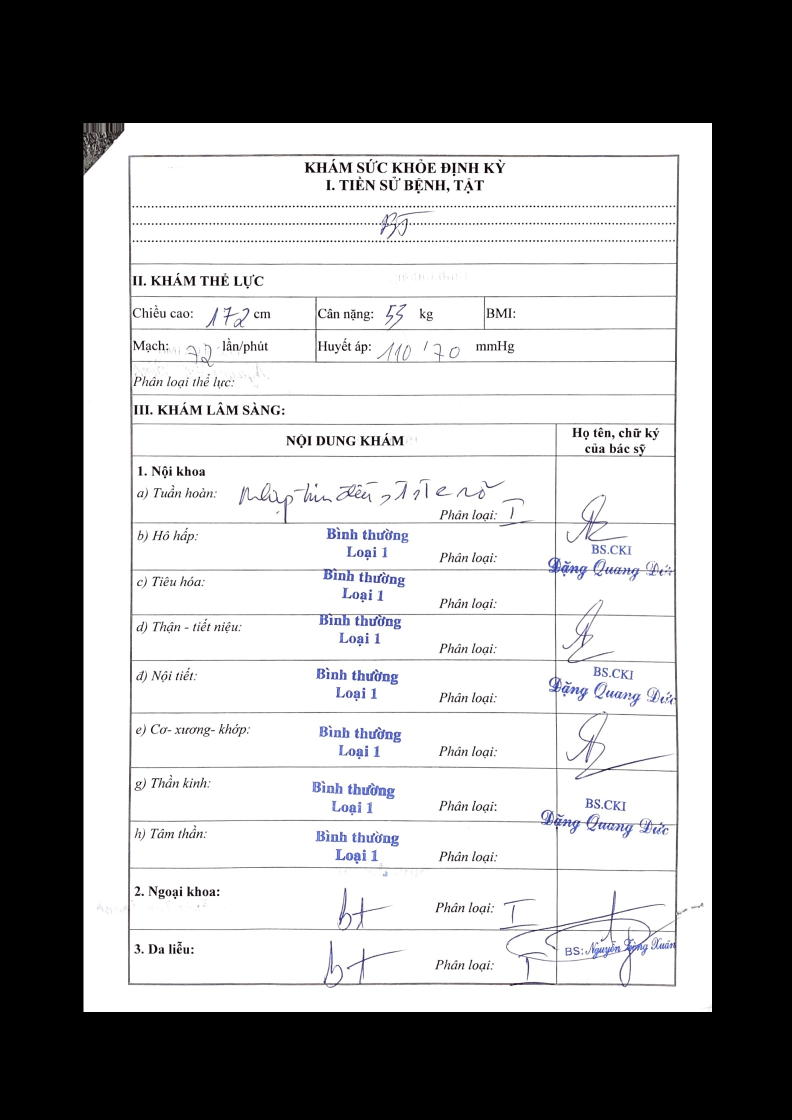
#> input picture resources/images/test/real/easy/scan1_adjusted.jpeg, 1584 x 2240 px, given in place of test.m4v, which was not available (shown at 1/2 size)
$ python video_test.py
#> lines starting #> are read from the running program, lines starting #| are printed output that depends on the picture; after the words box and inside, x2 and y2 are one past the last pixel; in counts of white or black regions, pixels touching at a corner belong together; pictures that were not available may be replaced by others from this repository, and a replacement may not be noted
### ocr/src/doc/image_process.py
import cv2
import numpy as np
from ocr.src.doc import filters

def resize_image(image,h_resized=1000):
    h,w = image.shape[:2]
    # resize to fixed a height but still preserve the scale
    w_resized = int(w*h_resized/h)
    image = cv2.resize(image, (w_resized, h_resized))
    return image , h_resized , w_resized

def adjust_ratio(image,ratio=70/99):
    '''
    adjust ratio while preserver original height
    '''
    h,w = image.shape[:2]
    adjusted_w = int(h*ratio)
    image = cv2.resize(image,(adjusted_w,h))

    return image

def do_hough_lines(img,rho = 1 , theta = np.pi/180, threshold = 135):
    lines = cv2.HoughLines(img,rho,theta,threshold)
    return lines


def convert_hough_lines(houghLines):
    '''
    Given the result of houghlines, find a straight line cut cross the image
    Args:
        houghLines: return of cv2.houghLines
    Returns:
        all_lines (list) : [(x1,y1),(x2,y2),...]
    '''
    all_lines  = []

    for line in houghLines:
        for rho,theta in line:
            # theta : angle of the line (radian)
            # y = -cos(theta)/sin(theta)*x + rho/sin(theta)
            a = np.cos(theta) #
            b = np.sin(theta)

            x0 = a*rho
            y0 = b*rho

            # ax0 + by0 = 0
            x1 = int(x0 + 2000*(-b))
            y1 = int(y0 + 2000*(a))
            x2 = int(x0 - 2000*(-b))
            y2 = int(y0 - 2000*(a))

            # append to compute line_intersection
            all_lines.append([(x1,y1),(x2,y2)])
    return all_lines

def find_lines(image):
    '''
    Find lines in image
    '''

    edges_image = preprocess_image(image)

    hough_lines = do_hough_lines(edges_image)

    all_lines = convert_hough_lines(hough_lines)

    return all_lines


def find_intersect(all_lines,h,w):
    ''' Find interect points given lines '''
    all_intersect = []
    for idx,coords1 in enumerate(all_lines):
        for coords2 in all_lines[idx+1:]:
            if coords1 != coords2:
                x,y = line_intersection(coords1,coords2)
                # the point have to be insinde the image
                if  0 < x < w and 0 < y < h:
                    all_intersect.append([x,y])

    return all_intersect

def line_intersection(line1, line2):
    """ Give start and end points of 2 lines , find its intersecet
    Args:
        line1 (list) : [[x,y],[x,y]]
        line2 (list) : [[x,y],[x,y]]
    Returns:
        x,y (int) : the coordinate of intersect point
    """

    try :
        xdiff = (line1[0][0] - line1[1][0], line2[0][0] - line2[1][0])
        ydiff = (line1[0][1] - line1[1][1], line2[0][1] - line2[1][1])

        div = det(xdiff, ydiff)

        d = (det(*line1), det(*line2))
        x = det(d, xdiff) / div
        y = det(d, ydiff) / div
        return x, y
    except:
        return 0,0

def det(a, b):
    return a[0] * b[1] - a[1] * b[0]


# [189 lines left out: functions remove_horizontal_lines, remove_vertical_lines, remove_horizontal_vertical_lines, not called in this run]

def preprocess_image(image):
    ''' Find edges '''
    # blur small details
    processed_image = cv2.GaussianBlur(image, (5, 5), 0,0)

    # Threshold to get black/white image
    ret , processed_image = cv2.threshold(processed_image,100,255,type=cv2.THRESH_OTSU)

    #filter noise
    processed_image = cv2.bilateralFilter(processed_image,11, 17, 17)


    kernel = cv2.getStructuringElement(cv2.MORPH_ELLIPSE, (1, 5))
    processed_image = cv2.morphologyEx(processed_image, cv2.MORPH_OPEN, kernel)

    # find the edges
    processed_image = cv2.Canny(processed_image, 100, 200)

    return processed_image

def find_document(image):
    ''' Given an image find the bbox of the document
    Args :
        image (np.array) : image to find
    Retunrs :
        bbox [tuple,tuple,tuple,tuple] : positions of 4 corners ul, ur , br , bl
    '''
    h,w = image.shape[:2]

    if len(image.shape) !=2:
        image = cv2.cvtColor(image,cv2.COLOR_BGR2GRAY)

    # find all the cross lines in that image
    all_lines = find_lines(image)

    # Find all the intersect point
    intersects = find_intersect(all_lines,h,w)

    # Complicated filters to get the final bbox
    bbox = filters.filter_intersect_point(intersects,h,w)
    return bbox

### ocr/scripts/detect.py
import sys
sys.path.append('../..')

import cv2
import matplotlib.pyplot as plt
from time import time
import os
import argparse

from ocr.src import helpers
from ocr.src import draw
from ocr.src.doc import enhance_image as enhance
from ocr.src.doc import image_process as ip


DETECT_SAVE_DIR= '../../resources/images/result/detect'
CROP_SAVE_DIR= '../../resources/images/result/crop'

# [13 lines left out: function setup_args, not called in this run]


def detect(image,is_draw=False):
    """ Detect the document inside image
    Args :
        image (np.array/str) : the image capture a document
    Returns:
        image : original image with draw if is_draw=True
        cropped_image : document image
    """

    # if input path ,load it
    if isinstance(image,str):
        image = cv2.imread(image)

    image_resized , h_resized, w_resized = ip.resize_image(image,1000)
    bbox = ip.find_document(image_resized)

    if bbox is not None:
        # have to draw before crop, if not the bbox will be deviated
        cropped_img = enhance.crop_and_enhance(image,bbox)
        if is_draw:
            image = draw.draw_page(image_resized,bbox)
    else:
        print('Document not found')
        cropped_img = image

    return image,cropped_img

# [59 lines left out: functions post_process_result, main, not called in this run]


# [2 lines that do not run on import are left out]

### ocr/src/doc/filters.py
import numpy as np
import itertools
import cv2

def corners_spot(all_points,h,w):
    '''
    divide image into a 4x4 grid.
    filter the points at the corners only. denoted corners as 1,2,3,4
    '''
    corners = {
        1:[],# upper left
        2:[],# upper right
        3:[],# bottom right
        4:[],# bottom left
    }

    # rate for corners [left,right]
    rate = [1/3,2/3]

    for point in all_points:
        # left
        if point[0] < w*rate[0] :

            # upper left
            if point[1] < h*rate[0]:
                if point not in corners[1]:
                    corners[1].append(point)

            # bottom left
            elif point[1] > h*rate[1]:

                if point not in corners[4]:
                    corners[4].append(point)

        #right
        elif point[0] > w*rate[1]:

            # upper right
            if point[1] < h*rate[0]:
                if point not in corners[2]:
                    corners[2].append(point)

            # bottom right
            elif point[1] > h*rate[1]:
                if point not in corners[3]:
                    corners[3].append(point)

    return corners

def compute_area(corners):
    '''
    corners ((x,y) , (x,y))
    '''
    corners = np.asarray(corners)
    corners = corners.astype(int)
    return cv2.contourArea(corners)

def average_points(all_points):
    '''
    Compute an anverage point

    all_points [(x,y),(x,y)...]
    '''

    # convert to array to be able to slice matrix
    all_points = np.asarray(all_points)
    return (np.mean(all_points[:,0]),np.mean(all_points[:,1])) # x,y

def filter_near_points(corners,distance_threshold=20):
    ''' Spot then averange any near points to 1 point'''
    ''' For those who's trying to read this, wish you luck :) '''

    corners_filtered = {
        1:[],# upper left
        2:[],# upper right
        3:[],# bottom right
        4:[],# bottom left
    }

    for key,corner in corners.items():
        # store image has been take to compute average
        processed_idx = []
        for idx1,point1 in enumerate(corner):
            near_corners =[]

            if idx1 not in processed_idx :
                near_corners.append(point1)
                processed_idx.append(idx1)

            for idx2,point2 in enumerate(corner):
                # avoid duplicate
                if idx2 <= idx1:
                    continue

                dist = np.linalg.norm(np.asarray(point1)-np.asarray(point2))

                if dist < distance_threshold and idx2 not in processed_idx:
                    near_corners.append(point2)
                    processed_idx.append(idx2)

            if len(near_corners) >0 :
                corners_filtered[key].append(average_points(near_corners))

    # Congrats, but if you think you understood, You don't :)
    return corners_filtered


def find_highest_area(corners):
    # TODO OPTIMIZE: This is too naive, Sometimes it will be a counter-attack
    ''' Given a set of corners, find the box has largest area '''

    try:
        # shuffle points of all the corners
        shuffled_corners = list(itertools.product(corners[1],corners[2],corners[3],corners[4]))
        max_area = 0
        for box in shuffled_corners:
            area = compute_area(box)
            if area > max_area:
                max_area = area
                chose_box = box

        # convert all float point to int
        chose_box = [tuple(map(int,corner)) for corner in chose_box]
        return chose_box

    except :
        # if not enough corners
        return None

def filter_intersect_point(all_points,h,w):
    '''
    function to reduce the number of intersect point
    Args:
        all_points: all the intersect poitns [[x,y]...]
        h : height of the original image
        w : width of the original image
    Returns :
        cornres[tuple,tuple,tuple,tuple] : positions of 4 corners ul, ur , br , bl
    '''

    corners = corners_spot(all_points,h,w) # input a list,output a dict
    corners = filter_near_points(corners) # output a dict
    corners = find_highest_area(corners) # output a list

    return corners

### ocr/src/doc/enhance_image.py
import numpy as np
import cv2
from ocr.src.doc.image_process import adjust_ratio

def _compute_size_persp_transform(sPoints):
    # Euclidean distance - calculate maximum height and width
    width = max(np.linalg.norm(sPoints[0] - sPoints[1]),
                 np.linalg.norm(sPoints[2] - sPoints[3]))
    height = max(np.linalg.norm(sPoints[1] - sPoints[2]),
                 np.linalg.norm(sPoints[3] - sPoints[0]))
    return width,height

def _compute_target_point(width,height):
    tPoints = np.array([[0, 0],
                        [width, 0],
                        [width, height],
                        [0, height],
                        ], np.float32)

    return tPoints

def _do_transform(img,sPoints,tPoints,width,height):
    M = cv2.getPerspectiveTransform(sPoints, tPoints)
    return cv2.warpPerspective(img, M, (int(width), int(height)))

def _convert_and_resize_sPoints(img,sPoints):
    sPoints = np.asarray(sPoints)

    #rescale to the original image ratio
    sPoints = sPoints.dot(img.shape[0]/1000) # ratio h/1000

    # getPerspectiveTransform() needs float32
    if sPoints.dtype != np.float32:
        sPoints = sPoints.astype(np.float32)
    return sPoints

def persp_image_transform(img, sPoints):
    """ Transform perspective from start points to target points """

    # resize to fit original image size
    sPoints = _convert_and_resize_sPoints(img,sPoints)

    width , height = _compute_size_persp_transform(sPoints)
    # Create target points
    tPoints = _compute_target_point(width,height)

    transformed_img = _do_transform(img,sPoints,tPoints,width,height)

    return transformed_img

def remove_noise(img,a,g):
    processed_image = cv2.addWeighted(img,a,np.zeros(img.shape,img.dtype),0,g)
    return processed_image

def whiten_background(img):
    # copy from : https://stackoverflow.com/questions/46522056/how-to-whiten-background-and-blaken-grid-in-a-same-image
    kernel = cv2.getStructuringElement(cv2.MORPH_ELLIPSE, (5,5))
    dilated = cv2.morphologyEx(img, cv2.MORPH_DILATE, kernel)
    processed_image = 255 - cv2.subtract(dilated, img)

    # do medianBlur
    median = cv2.medianBlur(dilated, 5)
    processed_image = 255 - cv2.subtract(median, img)

    ## do normalize
    processed_image = cv2.normalize(processed_image,None, 0, 255, cv2.NORM_MINMAX )

    return processed_image

def enhance_text(image, gamma=1.0):

    invGamma = 1.0 / gamma
    table = np.array([((i / 255.0) ** invGamma) * 255
        for i in np.arange(0, 256)]).astype("uint8")

    return cv2.LUT(image, table)

def whiten_and_remove_noise(img):
    """
    Args:
        img (np.array) : Image
    Return:
        img (np.array) : Processed image
    """
    processed_image = whiten_background(img)

    processed_image = remove_noise(processed_image,1,13)

    # make the text bolder
    processed_image = enhance_text(processed_image, gamma=0.5)

    return processed_image

def crop_and_enhance(image,bbox,scale=70/99):
    '''
    Args:
        image (np.array)
        scale: the scale of your output image. A4: 70/99
    '''

    cropped_img = persp_image_transform(image,bbox)
    adjusted_img = adjust_ratio(cropped_img,scale)
    enhanced_img = whiten_and_remove_noise(adjusted_img)

    return enhanced_img

### ocr/scripts/video_test.py
import numpy as np
import argparse
import time
import cv2
import time
import imutils
from detect import detect

def get_args():
    parser = argparse.ArgumentParser()
    parser.add_argument('-v','--video',dest='video',help='Function to use: h/c',default='../../resources/test.m4v')
    args = parser.parse_args()
    return args


def main():
    '''
    macbook pro 13" 2016: 16.4 fps
    '''
    args = get_args()
    cap = cv2.VideoCapture(args.video)
    fourcc = cv2.VideoWriter_fourcc(*'XVID')

    fps_holder = []
    # compute fps
    num_frames = 0
    start_process = time.time()

    while cap.isOpened():
        ret, frame = cap.read()
#> frame is the input picture: shape (2240, 1584, 3); mean B, G, R 154.4, 153.7, 153.8
        if ret ==True:
            num_frames+=1
            start_time = time.time()
            frame = imutils.resize(frame, width=1000)
#> frame: shape (1414, 1000, 3)

            # magic happens here
            result,cropped_img = detect(frame)
#> in resize_image, `image = cv2.resize(image, (w_resized, h_resized))`:
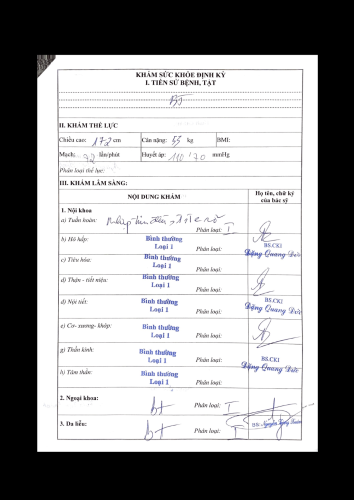
#> image: shape (1000, 707, 3) (shown at 1/2 size); mean of channels 0, 1, 2 154.5, 153.7, 153.8; drawn as B, G, R
#> in detect, `image_resized , h_resized, w_resized = ip.resize_image(image,1000)`: h_resized = 1000; w_resized = 707
#> in preprocess_image, `ret , processed_image = cv2.threshold(processed_image,100,255,type=cv2..`:
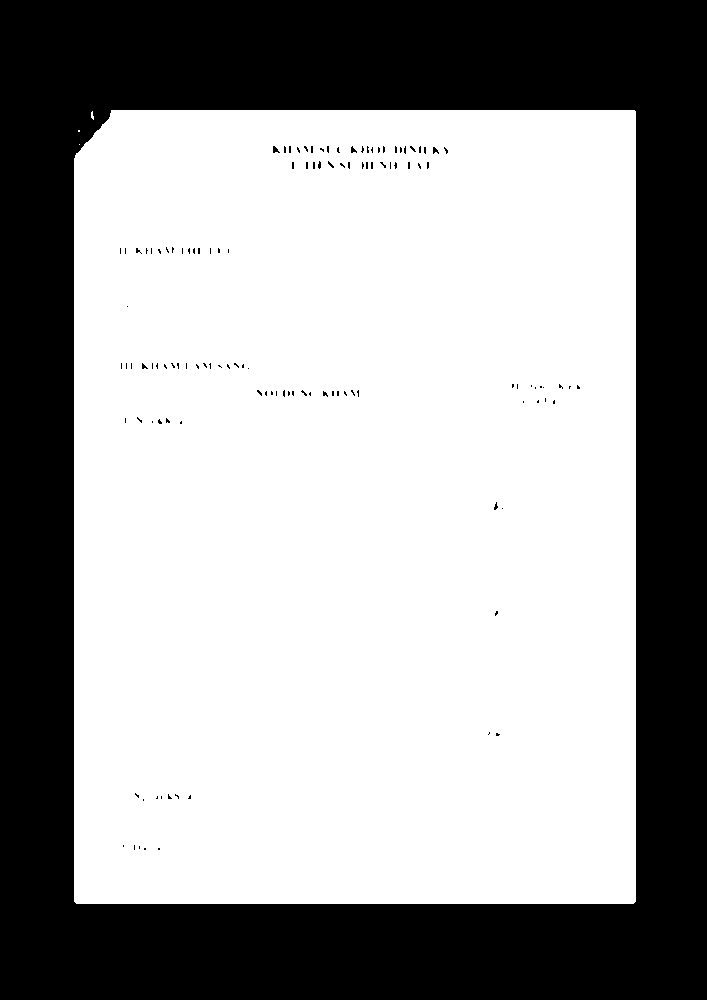
#> processed_image: shape (1000, 707); 62.8% white; 125 black regions (121 under 20 px), largest, box (x1, y1, x2, y2) and area: (0, 0, 707, 1000) 261722, (273, 146, 280, 153) 29, (433, 147, 439, 154) 25, (351, 146, 357, 153) 24
#> in preprocess_image, `ret , processed_image = cv2.threshold(processed_image,100,255,type=cv2..`: ret = 122
#> in preprocess_image, `processed_image = cv2.Canny(processed_image, 100, 200)`:
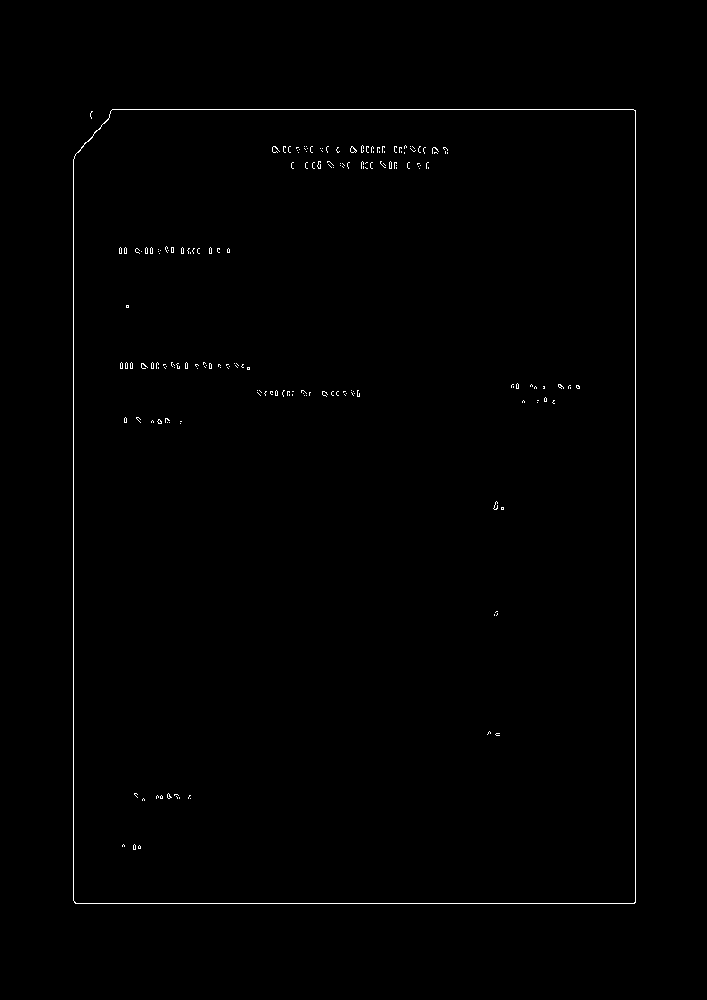
#> processed_image: shape (1000, 707); 0.55% white in thin lines or dots, all inside (x1, y1, x2, y2) = (73, 109, 636, 904)
#> in do_hough_lines, `lines = cv2.HoughLines(img,rho,theta,threshold)`: lines = [[635, 0], [73, 0], [903, 1.57], [109, 1.57]]
#> the loop in convert_hough_lines, `for line in houghLines:` made 4 passes
#> after the loop in convert_hough_lines, `for line in houghLines:`: all_lines = [[(635, 2000), (635, -2000)], [(73, 2000), (73, -2000)], [(-2000, 902), (1999, 903)], [(-2000, 108), (1999, 109)]]
#> the loop in find_intersect, `for idx,coords1 in enumerate(all_lines):` made 4 passes
#> coords1 on passes 1 to 2: [(635, 2000), (635, -2000)], [(73, 2000), (73, -2000)]
#> after the loop in find_intersect, `for idx,coords1 in enumerate(all_lines):`: all_intersect = [[635, 902.7], [635, 108.7], [73, 902.5], [73, 108.5]]
#> in find_document, `intersects = find_intersect(all_lines,h,w)`: intersects has the same summary as all_intersect in find_intersect
#> the loop in corners_spot, `for point in all_points:` made 4 passes
#> in filter_intersect_point, `corners = corners_spot(all_points,h,w)`: corners = {1: [[73, 108.5]], 2: [[635, 108.7]], 3: [[635, 902.7]], 4: [[73, 902.5]]}
#> the loop in filter_near_points, `for key,corner in corners.items():` made 4 passes
#> in filter_intersect_point, `corners = filter_near_points(corners)`: corners = {1: [(73, 108.5)], 2: [(635, 108.7)], 3: [(635, 902.7)], 4: [(73, 902.5)]}
#> in find_highest_area, `shuffled_corners = list(itertools.product(corners[1],corners[2],corner..`: shuffled_corners = [((73, 108.5), (635, 108.7), (635, 902.7), (73, 902.5))]
#> the loop in find_highest_area, `for box in shuffled_corners:` made 1 pass
#> (corners in compute_area, area, max_area, chose_box) on pass 1: ([[73, 108], [635, 108], [635, 902], [73, 902]], 446228, 446228, ((73, 108.5), (635, 108.7), (635, 902.7), (73, 902.5)))
#> after the loop in find_highest_area, `for box in shuffled_corners:`: max_area = 446228
#> in find_highest_area, `chose_box = [tuple(map(int,corner)) for corner in chose_box]`: chose_box = [(73, 108), (635, 108), (635, 902), (73, 902)]
#> in _convert_and_resize_sPoints, `sPoints = np.asarray(sPoints)`: sPoints = [[73, 108], [635, 108], [635, 902], [73, 902]]
#> in _convert_and_resize_sPoints, `sPoints = sPoints.dot(img.shape[0]/1000)`: sPoints = [[103.2, 152.7], [897.9, 152.7], [897.9, 1275.4], [103.2, 1275.4]]
#> in _compute_size_persp_transform, `width = max(np.linalg.norm(sPoints[0] - sPoints[1]), np.linalg.norm(sP..`: width = 794.7
#> in _compute_size_persp_transform, `height = max(np.linalg.norm(sPoints[1] - sPoints[2]), np.linalg.norm(s..`: height = 1122.7
#> in persp_image_transform, `width , height = _compute_size_persp_transform(sPoints)`: width = 794.7; height = 1122.7
#> in _compute_target_point, `tPoints = np.array([[0, 0], [width, 0], [width, height], [0, height], ..`: tPoints = [[0, 0], [794.7, 0], [794.7, 1122.7], [0, 1122.7]]
#> in _do_transform, `M = cv2.getPerspectiveTransform(sPoints, tPoints)`: M = [[1, -1.55e-17, -103.2], [0, 1, -152.7], [6.37e-20, 0, 1]]
#> in enhance_text, `return cv2.LUT(image, table)`:
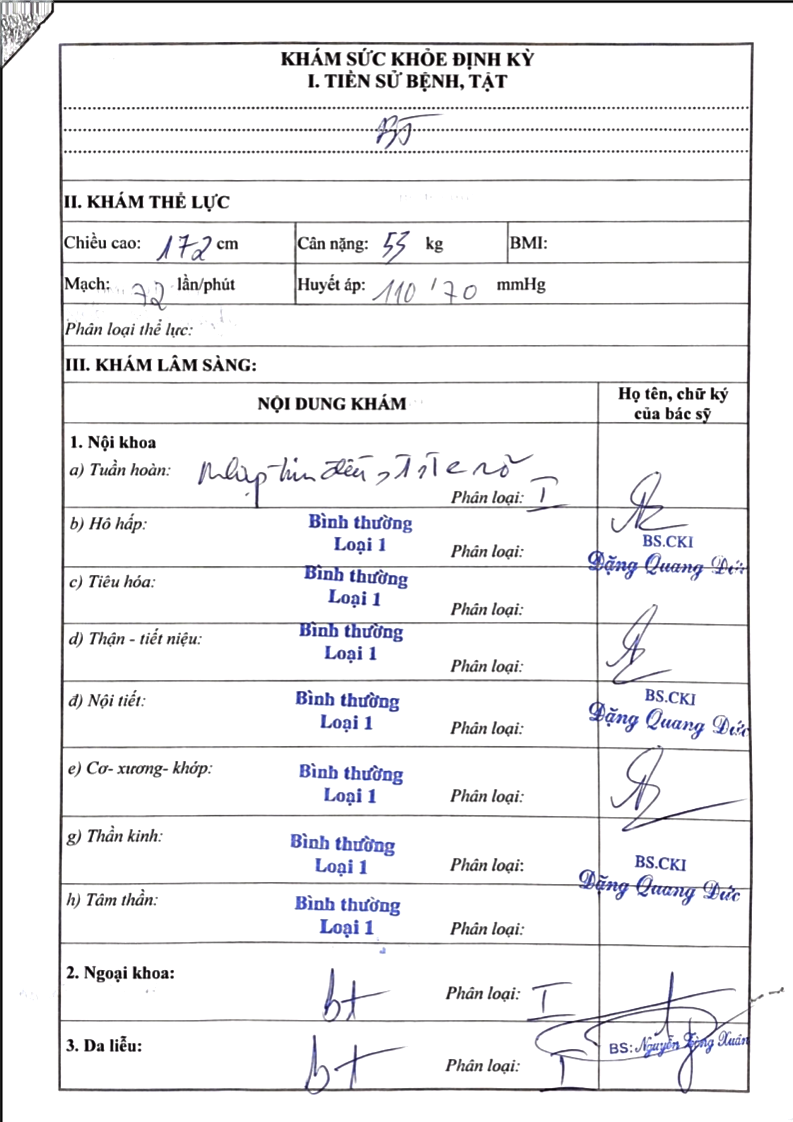
#> returned value: shape (1122, 793, 3); mean of channels 0, 1, 2 241.2, 239.7, 239.9; drawn as B, G, R
            cv2.imshow('Result',result)
            print('Loop in :',time.time() - start_time)

            if cv2.waitKey(25) & 0xFF == ord('q'):
#> (key q is pressed here)
                cv2.destroyAllWindows()
                break
        else:
            break


    fps = num_frames/(time.time() - start_process)
    print('Average fps:',fps)
    cap.release()

if __name__ == '__main__':
	main()
